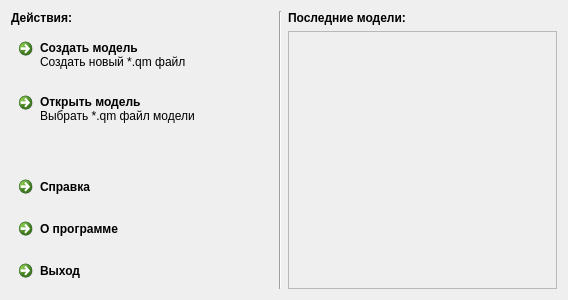
<?xml version="1.0" encoding="UTF-8"?>
<ui version="4.0">
 <class>HomeWidget</class>
 <widget class="QDialog" name="HomeWidget">
  <property name="geometry">
   <rect>
    <x>0</x>
    <y>0</y>
    <width>568</width>
    <height>300</height>
   </rect>
  </property>
  <property name="windowTitle">
   <string>Dialog</string>
  </property>
  <layout class="QGridLayout" name="gridLayout">
   <item row="0" column="0">
    <layout class="QHBoxLayout" name="horizontalLayout" stretch="0,0,0">
     <property name="sizeConstraint">
      <enum>QLayout::SetDefaultConstraint</enum>
     </property>
     <item>
      <layout class="QVBoxLayout" name="verticalLayout">
       <property name="sizeConstraint">
        <enum>QLayout::SetDefaultConstraint</enum>
       </property>
       <item>
        <widget class="QLabel" name="label_2">
         <property name="font">
          <font>
           <pointsize>9</pointsize>
           <weight>75</weight>
           <bold>true</bold>
          </font>
         </property>
         <property name="text">
          <string>Действия:</string>
         </property>
        </widget>
       </item>
       <item>
        <widget class="QCommandLinkButton" name="createModelButton">
         <property name="sizePolicy">
          <sizepolicy hsizetype="Expanding" vsizetype="Preferred">
           <horstretch>0</horstretch>
           <verstretch>0</verstretch>
          </sizepolicy>
         </property>
         <property name="maximumSize">
          <size>
           <width>262</width>
           <height>16777215</height>
          </size>
         </property>
         <property name="text">
          <string>Создать модель</string>
         </property>
         <property name="default">
          <bool>true</bool>
         </property>
         <property name="description">
          <string>Создать новый *.qm файл</string>
         </property>
        </widget>
       </item>
       <item>
        <widget class="QCommandLinkButton" name="openModelButton">
         <property name="sizePolicy">
          <sizepolicy hsizetype="Expanding" vsizetype="Preferred">
           <horstretch>0</horstretch>
           <verstretch>0</verstretch>
          </sizepolicy>
         </property>
         <property name="maximumSize">
          <size>
           <width>262</width>
           <height>16777215</height>
          </size>
         </property>
         <property name="text">
          <string>Открыть модель</string>
         </property>
         <property name="description">
          <string>Выбрать *.qm файл модели</string>
         </property>
        </widget>
       </item>
       <item>
        <spacer name="verticalSpacer">
         <property name="orientation">
          <enum>Qt::Vertical</enum>
         </property>
         <property name="sizeHint" stdset="0">
          <size>
           <width>20</width>
           <height>40</height>
          </size>
         </property>
        </spacer>
       </item>
       <item>
        <widget class="QCommandLinkButton" name="helpButton">
         <property name="text">
          <string>Справка</string>
         </property>
        </widget>
       </item>
       <item>
        <widget class="QCommandLinkButton" name="aboutButton">
         <property name="text">
          <string>О программе</string>
         </property>
        </widget>
       </item>
       <item>
        <widget class="QCommandLinkButton" name="exitButton">
         <property name="text">
          <string>Выход</string>
         </property>
        </widget>
       </item>
      </layout>
     </item>
     <item>
      <widget class="Line" name="line">
       <property name="sizePolicy">
        <sizepolicy hsizetype="Fixed" vsizetype="Expanding">
         <horstretch>0</horstretch>
         <verstretch>0</verstretch>
        </sizepolicy>
       </property>
       <property name="orientation">
        <enum>Qt::Vertical</enum>
       </property>
      </widget>
     </item>
     <item>
      <layout class="QVBoxLayout" name="verticalLayout_2">
       <item>
        <widget class="QLabel" name="label">
         <property name="sizePolicy">
          <sizepolicy hsizetype="Preferred" vsizetype="Fixed">
           <horstretch>0</horstretch>
           <verstretch>0</verstretch>
          </sizepolicy>
         </property>
         <property name="font">
          <font>
           <pointsize>9</pointsize>
           <weight>75</weight>
           <bold>true</bold>
          </font>
         </property>
         <property name="text">
          <string>Последние модели:</string>
         </property>
        </widget>
       </item>
       <item>
        <widget class="QScrollArea" name="lastModels">
         <property name="widgetResizable">
          <bool>true</bool>
         </property>
         <widget class="QWidget" name="scrollAreaWidgetContents">
          <property name="geometry">
           <rect>
            <x>0</x>
            <y>0</y>
            <width>259</width>
            <height>247</height>
           </rect>
          </property>
         </widget>
        </widget>
       </item>
      </layout>
     </item>
    </layout>
   </item>
  </layout>
 </widget>
 <resources/>
 <connections/>
</ui>
